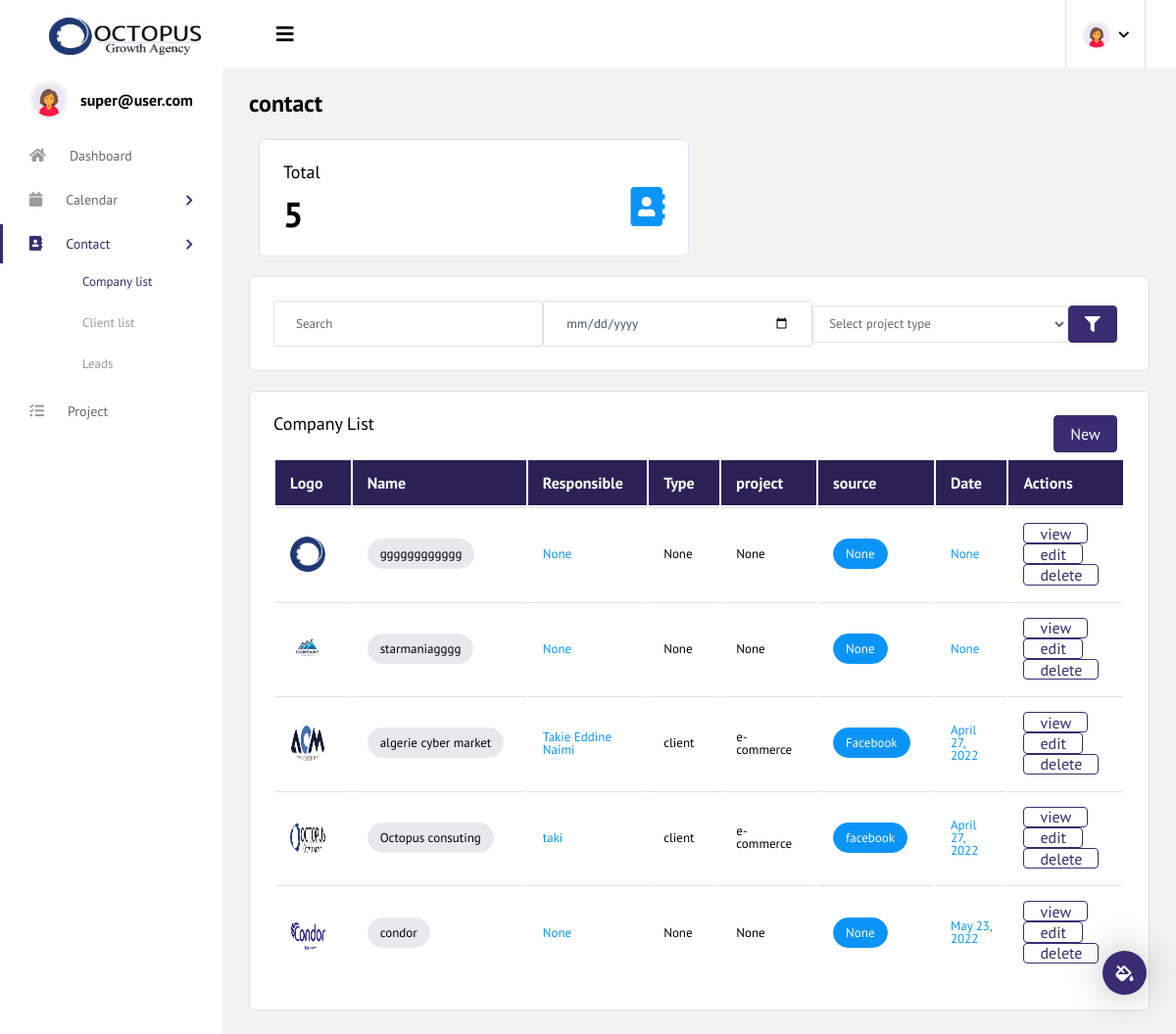
Screenshot of /contact/companylist (signed in) with the database file from the repository.
### accounts/models.py (models this page shows, shortened)
class User(AbstractUser):
    username        = None
    email           = models.EmailField('email address', unique=True)
    picture         = models.ImageField(upload_to='images/faces', null=True, blank=True)
    pseudo          = models.CharField( max_length=150, null=True, blank=True)
    role            = models.CharField( max_length=150, null=True, blank=True)
    notes           = tinymce_models.HTMLField( blank=True, null=True)
    is_active       = models.BooleanField(default=False)
    is_manager      = models.BooleanField(default=False)
    is_admin        = models.BooleanField(default=False)
    USERNAME_FIELD  = 'email'
    REQUIRED_FIELDS = []
    objects         = UserManager()

### contact/models.py (models this page shows, shortened)
class Company(models.Model):
    name                = models.CharField(max_length=250)
    industry            = models.CharField(max_length=100, blank=True, null=True)
    annual_revenue      = models.DecimalField(max_digits=20 , decimal_places=0, blank=True, null=True)
    email               = models.EmailField(max_length=254,  blank=True, null=True)
    mobile              = models.CharField(max_length=13,  blank=True, null=True)
    website             = models.URLField(max_length=250, blank=True, null=True)
    adress              = models.CharField(max_length=250,  blank=True, null=True)
    rc_code             = models.CharField( max_length=150, null=True, blank=True)
    art_code            = models.CharField(max_length=150, null=True, blank=True)
    nif_code            = models.CharField( max_length=150, null=True, blank=True)
    nis_code            = models.CharField( max_length=150, null=True, blank=True)
    responsible_person  = models.CharField(max_length=100,  blank=True, null=True)
    source              = models.CharField(max_length=250, blank=True, null=True)
    company_type        = models.CharField(choices=COMPANY_TYPE_CHOICES, max_length=2, blank=True, null=True)
    project_type        = models.CharField(choices=PROJECT_TYPE_CHOICES, max_length=2, blank=True, null=True)
    logo                = models.ImageField(upload_to='companies/', null=True, blank=True)
    collab_start        = models.DateField(blank=True, null=True)
    created             = models.DateField(auto_now=True)
    updated             = models.DateField(auto_now_add=True)

### contact/views.py (the view)
# urls.py: path('companylist', login_required(CompanyListView.as_view()), name='companylist'),
class CompanyListView(RedirectPermissionRequiredMixin, ListView):
    template_name= "company_list.html"
    model = Company
    permission_required= 'contact.view_company'
    def get_context_data(self, **kwargs):
        context = super(CompanyListView, self).get_context_data(**kwargs)
        context["company_count"] =Company.objects.all().count()
        filters=CompanyFilter(self.request.GET, queryset=Company.objects.all().order_by('collab_start'))
        context["companies"] = filters.qs
        return context

### contact/templates/company_list.html (shortened to what this page needs)
{% extends "base.html" %}
{% load static %}
{% block content %}
<div class="content-wrapper">
    <div class="page-header">
        <h3 class="page-title">
            contact
        </h3>
    </div>
    <div class="col-md-6 grid-margin">
        <div class="card">
            <div class="card-body">
                <h4 class="card-title mb-0">Total</h4>
                <div class="d-flex justify-content-between align-items-center">
                    <div class="d-inline-block pt-3">
                        <div class="d-md-flex">
                            <h2 class="mb-0">{{ company_count }} </h2>
                        </div>
                    </div>
                    <div class="d-inline-block">
                        <i class="fas fa-solid fa-address-book text-info icon-lg"></i>
                    </div>
                </div>
            </div>
        </div>
    </div>
    <div class="row">
        <div class="col-12 grid-margin">
            <div class="card">
                <div class="card-body">
                    <form action="" method="GET">
                    <div class="d-md-flex justify-content-between align-items-center">
                            <tr class="row">
                                <td><input type="search" class="form-control"   name="name" placeholder="Search"> </td>
                                <td ><input type="date" class="form-control"  name="started_date"  placeholder="Date"></td>
                                <td >
                                    <select class="form-control select bg-white" name="project_type" >
                                        <option value="">Select project type</option>
                                    </select>
                                </td>
                                <td >
                                    <button type="submit" class="btn btn-primary mr-2"> <i class="fas fa-filter"></i></button>
                                </td>
                            </tr>
                        </div>
                    </form>
                </div>
            </div>
        </div>
    </div>
    <div class="card">
        <div class="card-body">
            <a href="{% url 'contact:addcompany' %}" > <button type="submit" class="btn btn-primary mr-2" style="float:right;"> New</button><a>
          <h4 class="card-title">company list</h4>
          <div class="row">
            <div class="col-12">
              <div class="table-responsive">
                <div id="order-listing_wrapper" class="dataTables_wrapper container-fluid dt-bootstrap4 no-footer">
                    <div class="row">
                            <div class="row">
                                <div class="col-sm-12">
                                    <table id="order-listing" class="table dataTable no-footer" role="grid" aria-describedby="order-listing_info">
                                        <thead style="background-color: #2b2155; color:#fff;">
                                            <tr role="row">
                                                <th style="width:400px;">Logo </th>
                                                <th style="width:400px;">Name </th>
                                                <th style="width:400px;">Responsible</th>
                                                <th style="width:400px;">Type</th>
                                                <th style="width:400px;">project</th>
                                                <th style="width:400px;">source</th>
                                                <th style="width:400px;">Date</th>
                                                <th style="width:400px;" >Actions</th>
                                            </tr>
                                        </thead>
                                        <tbody>
                                            {% for company in companies %}
                                        <tr role="row" class="odd">
                                                {% if company.logo %}
                                                  <td ><img  src="{{company.logo.url}}" alt="logo"/> </td>
                                                {% else %}
                                                <td ><img  src="{% static 'images/favicon.png' %}" alt="logo"/> </td>
                                                {% endif %}
                                                <td > <span class="badge badge-pill badge-light">{{company.name}}  </span></td>
                                                <td> <span  class="d-block text-info">{{company.responsible_person}}</span></td>
                                                <td > {{company.get_company_type_display}} </td>
                                                <td> {{company.get_project_type_display}} </td>
                                                <td><span  class="badge badge-pill badge-info">{{company.source}}</span> </td>
                                                <td>  <span  class="d-block text-info">{{company.collab_start}}</span></td>
                                                <td>
                                                <a href="{% url 'contact:companydetail' company.pk %}">
                                                <button class="btn btn-outline-primary">view</button></a>
                                                <a href="{% url 'contact:editcompany' company.pk %}">
                                                <button class="btn btn-outline-primary">edit</button></a>
                                                <a href="{% url 'contact:companydelete' company.pk %}">
                                                    <button class="btn btn-outline-primary">delete</button></a>
                                                </td>
                                            </tr>
                                        {% endfor %}
                                        </tbody>
                                        </table>
                                    </div>
                                </div>
                            </div>
                                    </div>
                                    </div>
                                    </div>
                                </div>
                                </div>
                            </div>
</div>
{% endblock content %}

### templates/navbar.html (shortened to what this page needs)
{% load static %}
<div class="container-scroller">
      <nav class="navbar col-lg-12 col-12 p-0 fixed-top d-flex flex-row default-layout-navbar">
        <div class="text-center navbar-brand-wrapper d-flex align-items-center justify-content-center">
          <a class="navbar-brand brand-logo" href="/"><img src="{% static 'images/logo.png' %}" alt="logo"/></a>
        </div>
        <div class="navbar-menu-wrapper d-flex align-items-stretch">
          <button class="navbar-toggler navbar-toggler align-self-center" type="button" data-toggle="minimize">
            <span class="fas fa-bars"></span>
          </button>
          <ul class="navbar-nav navbar-nav-right">
            <li class="nav-item nav-profile dropdown">
              <a class="nav-link dropdown-toggle" href="#" data-toggle="dropdown" id="profileDropdown">
              {% if user.picture %}
                <img src="{{user.picture.url}}" alt="profile"/>
              {% else %}
                <img  src="{% static 'images/avatar.png' %}" alt="logo"/>
              {% endif %}
              </a>
            </li>
          </ul>
        </div>
      </nav>

### templates/sidebar.html (shortened to what this page needs)
{% load static %}
    <div class="container-fluid page-body-wrapper">
          <div class="theme-setting-wrapper">
            <div id="settings-trigger"><i class="fas fa-fill-drip"></i></div>
          </div>
     <nav class="sidebar sidebar-offcanvas" id="sidebar">
        <ul class="nav">
          <li class="nav-item nav-profile">
            <div class="nav-link">
              <div class="profile-image">
              {% if user.picture %}
                  <img  src="{{user.picture.url}}" alt="image"/>
              {% else %}
                  <img  src="{% static 'images/avatar.png' %}" alt="logo"/>
              {% endif %}
              </div>
              <div class="profile-name">
                <p class="name">
                  <a href="{% url 'accounts:userdetail' %}" style="text-decoration:none; color:black;">{{ user.get_username }} </a>
                </p>
              </div>
            </div>
          </li>
          <li class="nav-item">
            <a class="nav-link" href="/" >
              <i class="fa fa-home menu-icon"></i>
              <span class="menu-title">Dashboard</span>
            </a>
          </li>
          <li class="nav-item">
            <a class="nav-link" data-toggle="collapse" href="#editors" aria-expanded="false" aria-controls="editors">
              <i class="fas fa-solid fa-calendar menu-icon"></i>
              <span class="menu-title" >Calendar</span>
              <i class="menu-arrow"></i>
            </a>
          </li>
          <li class="nav-item">
            <a class="nav-link" data-toggle="collapse" href="#charts" aria-expanded="false" aria-controls="charts">
              <i class="fas fa-solid fa-address-book menu-icon"></i>
              <span class="menu-title">Contact</span>
              <i class="menu-arrow"></i>
            </a>
            <div class="collapse" id="charts">
              <ul class="nav flex-column sub-menu">
                <li class="nav-item"> <a class="nav-link" href="{% url 'contact:companylist' %}"  style="text-decoration:none;">Company list</a></li>
                <li class="nav-item"> <a class="nav-link" href="{% url 'contact:clientlist' %}" style="text-decoration:none;">Client list</a></li>
                <li class="nav-item"> <a class="nav-link" href="{% url 'contact:leadlist' %}" style="text-decoration:none;">Leads</a></li>
              </ul>
              </div>
          </li>
          <li class="nav-item">
            <a class="nav-link" href="{% url 'project:projectlist' %}"  >
              <i class="fa fa fa-tasks menu-icon"></i>
              <span class="menu-title">Project</span>
            </a>
          </li>
        </ul>
      </nav>

### rows the page displays
User: picture (picture), get_username "super@user.com"
Company: name "gggggggggggg", responsible_person "None", company_type "None", project_type "None", source "None", collab_start "None"
Company: logo (picture), name "starmaniagggg", responsible_person "None", company_type "None", project_type "None", source "None", collab_start "None"
Company: logo (picture), name "algerie cyber market", responsible_person "Takie Eddine Naimi", company_type "client", project_type "e-commerce", source "Facebook", collab_start "April 27, 2022"
Company: logo (picture), name "Octopus consuting", responsible_person "taki", company_type "client", project_type "e-commerce", source "facebook", collab_start "April 27, 2022"
Company: logo (picture), name "condor", responsible_person "None", company_type "None", project_type "None", source "None", collab_start "May 23, 2022"

### other values shown
{{ company_count }} "5"
